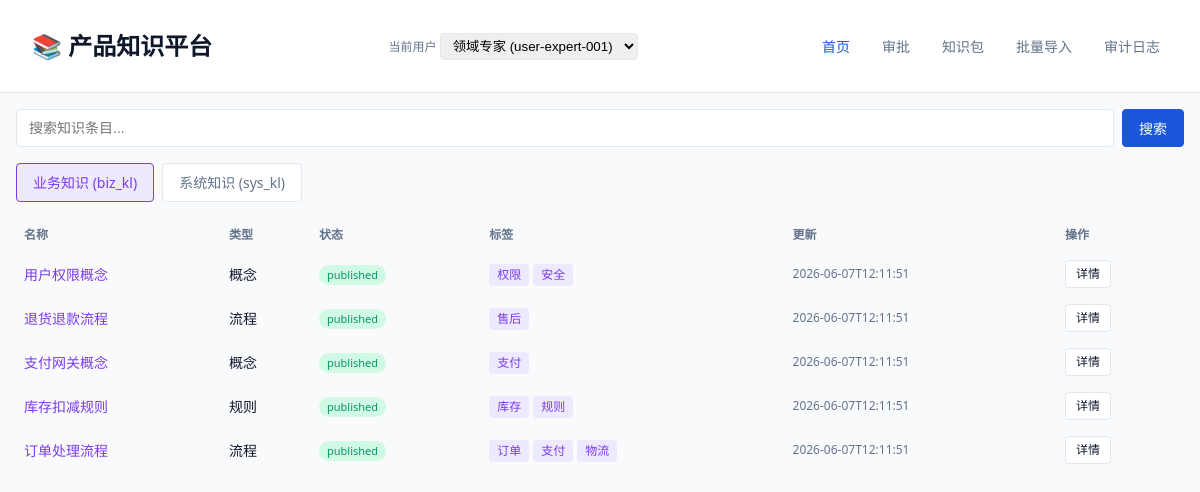
The page / on the database its author committed.
### tables this page shows
CREATE TABLE biz_kl_items (
    id TEXT PRIMARY KEY,
    name TEXT NOT NULL,
    description TEXT,
    type TEXT NOT NULL CHECK(type IN ('概念', '流程', '规则')),
    tags TEXT DEFAULT '[]',
    status TEXT NOT NULL CHECK(status IN ('draft', 'reviewing', 'published', 'archived')) DEFAULT 'draft',
    version INTEGER NOT NULL DEFAULT 1,
    created_by TEXT REFERENCES users(id),
    created_at DATETIME DEFAULT CURRENT_TIMESTAMP,
    updated_at DATETIME DEFAULT CURRENT_TIMESTAMP
);

### app.py (the view)
@app.get("/", response_class=HTMLResponse)
async def page_index(request: Request, q: Optional[str] = None, tab: str = "biz"):
    db = get_db()
    try:
        biz_items = list_biz(db, q=q) if tab == "biz" else []
        sys_items = list_sys(db, q=q) if tab == "sys" else []
        return templates.TemplateResponse("index.html", {
            "request": request, "biz_items": biz_items, "sys_items": sys_items,
            "tab": tab, "q": q or "", "json": json,
        })
    finally:
        db.close()

### templates/index.html (shortened to what this page needs)
{% extends "base.html" %}
{% block content %}
<div class="header">
    <div class="container">
        <h1>📚 产品知识平台</h1>
        <div class="nav-user" id="userBar"></div>
        <div class="nav">
            <a href="/" class="active">首页</a>
            <a href="/review">审批</a>
            <a href="/export">知识包</a>
            <a href="/import">批量导入</a>
            <a href="/audit">审计日志</a>
        </div>
    </div>
</div>
<div class="container">
    <div class="search-bar">
        <input type="text" id="searchInput" placeholder="搜索知识条目..." value="{{ q }}">
        <button class="btn" onclick="performSearch()">搜索</button>
    </div>
    <div class="tabs">
        <div class="tab {% if tab == 'biz' %}active-biz{% endif %}" onclick="switchTab('biz')">业务知识 (biz_kl)</div>
        <div class="tab {% if tab == 'sys' %}active-sys{% endif %}" onclick="switchTab('sys')">系统知识 (sys_kl)</div>
    </div>
    {% if tab == 'biz' %}
    <div id="listContent">
    {% if biz_items %}
    <table>
        <thead>
            <tr><th>名称</th><th>类型</th><th>状态</th><th>标签</th><th>更新</th><th>操作</th></tr>
        </thead>
        <tbody>
        {% for item in biz_items %}
            <tr>
                <td><a href="/biz/{{ item.id }}" style="color:var(--biz-accent);text-decoration:none">{{ item.name }}</a></td>
                <td>{{ item.type }}</td>
                <td><span class="badge badge-{{ item.status }}">{{ item.status }}</span></td>
                <td>{% for tag in item.tags %}<span class="biz-tag">{{ tag }}</span>{% endfor %}</td>
                <td style="color:var(--text-secondary);font-size:12px">{{ item.updated_at[:19] if item.updated_at else '' }}</td>
                <td><a href="/biz/{{ item.id }}" class="btn btn-small btn-secondary">详情</a></td>
            </tr>
        {% endfor %}
        </tbody>
    </table>
    {% else %}
    <div class="empty-state">暂无业务知识条目</div>
    {% endif %}
    </div>
    {% endif %}
</div>
{% endblock %}

### templates/base.html (style rules this page uses)
:root { --primary: #1a56db; --primary-hover: #1e40af; --surface: #f8fafc; --card: #ffffff; --border: #e2e8f0; --text: #0f172a; --text-secondary: #64748b; --success: #059669; --warning: #d97706; --danger: #dc2626; --biz-accent: #7c3aed; --sys-accent: #0891b2; --font-body: system-ui, -apple-system, sans-serif; --font-heading: system-ui, -apple-system, sans-serif; --font-code: 'SF Mono', 'Cascadia Code', Consolas, monospace; }
* { margin: 0; padding: 0; box-sizing: border-box; }
body { font-family: var(--font-body); font-size: 14px; line-height: 1.5; color: var(--text); background: var(--surface); }
.container { max-width: 1200px; margin: 0 auto; padding: 16px; }
.header { background: var(--card); border-bottom: 1px solid var(--border); padding: 12px 16px; }
.header .container { display: flex; align-items: center; justify-content: space-between; }
.header h1 { font-size: 24px; font-weight: 600; color: var(--text); }
.nav { display: flex; gap: 16px; }
.nav a { color: var(--text-secondary); text-decoration: none; padding: 4px 8px; }
.nav a:hover, .nav a.active { color: var(--primary); }
.btn { background: var(--primary); color: #fff; border: 1px solid var(--primary); border-radius: 4px; padding: 8px 16px; cursor: pointer; font-size: 14px; text-decoration: none; display: inline-block; }
.btn-secondary { background: var(--card); color: var(--text); border: 1px solid var(--border); }
.btn-small { padding: 4px 10px; font-size: 12px; }
.badge { border-radius: 100px; padding: 2px 8px; font-size: 11px; display: inline-block; }
.badge-published { background: #d1fae5; color: var(--success); }
.biz-tag { background: #ede9fe; color: var(--biz-accent); border-radius: 4px; padding: 2px 8px; font-size: 12px; display: inline-block; margin-right: 4px; }
table { width: 100%; border-collapse: collapse; }
thead { background: var(--surface); }
th { font-size: 12px; color: var(--text-secondary); padding: 8px; text-align: left; }
td { padding: 8px; }
tbody tr:nth-child(even) td { background: var(--surface); }
.search-bar { display: flex; gap: 8px; margin-bottom: 16px; }
.search-bar input { flex: 1; padding: 8px 12px; border: 1px solid var(--border); border-radius: 4px; font-size: 14px; }
.tabs { display: flex; gap: 8px; margin-bottom: 16px; }
.tab { padding: 8px 16px; cursor: pointer; border: 1px solid var(--border); border-radius: 4px; background: var(--card); color: var(--text-secondary); }
.tab.active-biz { border-color: var(--biz-accent); color: var(--biz-accent); background: #ede9fe; }

### rows shown on the page
biz_kl_items: name "用户权限概念", type "概念", status "published", tags "权限" "安全", updated_at "2026-06-07T12:11:51"
biz_kl_items: name "退货退款流程", type "流程", status "published", tags "售后", updated_at "2026-06-07T12:11:51"
biz_kl_items: name "支付网关概念", type "概念", status "published", tags "支付", updated_at "2026-06-07T12:11:51"
biz_kl_items: name "库存扣减规则", type "规则", status "published", tags "库存" "规则", updated_at "2026-06-07T12:11:51"
biz_kl_items: name "订单处理流程", type "流程", status "published", tags "订单" "支付" "物流", updated_at "2026-06-07T12:11:51"
